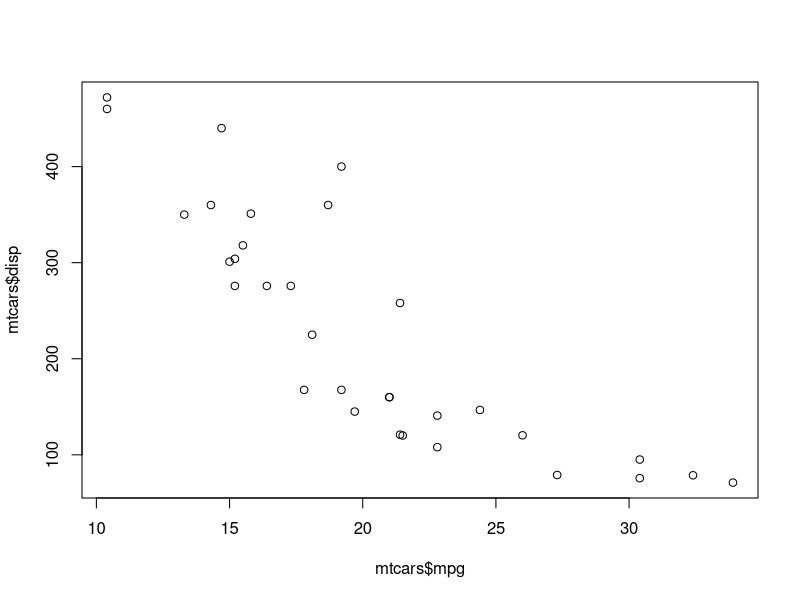

Reproduce this figure in R.
## ---- chunk 1
plot(mtcars$mpg, mtcars$disp)
